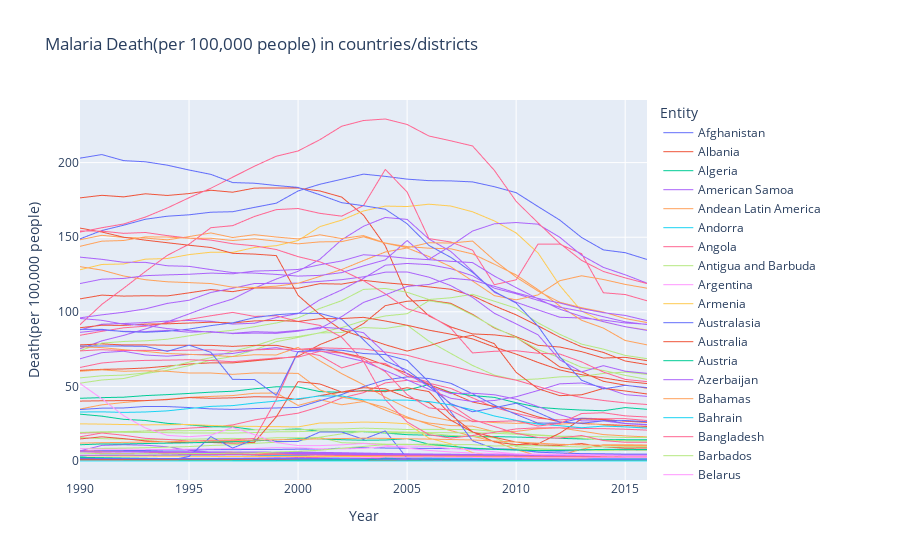

Source (notebook cell):
### Markdown cell above
From another view, the graph below shows the line plots of Malaria Death of each entity, if we want to see specific trend in one entity, we can double click the name on the right to only display the line plot for that entity.

### Code cell
fig = px.line(df_death, x = "Year", y = "Death(per 100,000 people)", color = 'Entity',
              title = "Malaria Death(per 100,000 people) in Entites")
fig.update_traces(line = dict(width = 1))
